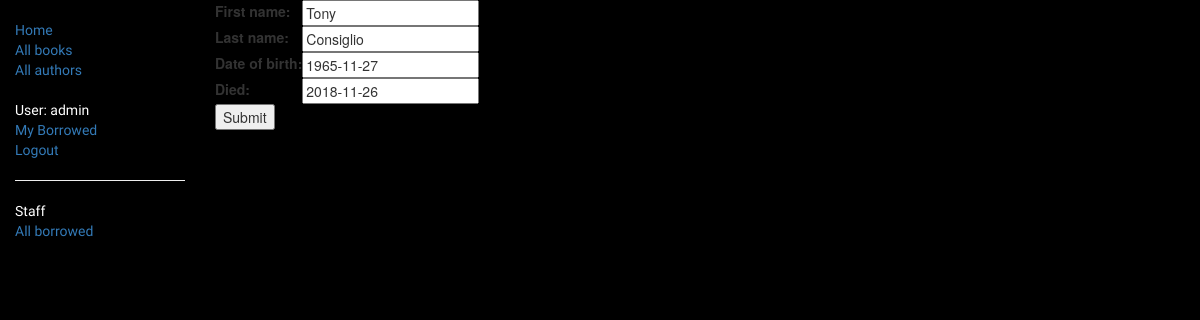
Screenshot of /catalog/author/1/update/ (signed in) with the database file from the repository.
### catalog/models.py (models this page shows, shortened)
class Author(models.Model):
    first_name = models.CharField(max_length=100)
    last_name = models.CharField(max_length=100)
    date_of_birth = models.DateField(null=True, blank=True)
    date_of_death = models.DateField('died', null=True, blank=True)
    class Meta:
        ordering = ['last_name', 'first_name']

### catalog/views.py (the view)
# urls.py: path('author/<int:pk>/update/', views.AuthorUpdate.as_view(), name='author_update'),
class AuthorUpdate(PermissionRequiredMixin, UpdateView):
    model = Author
    fields = ['first_name', 'last_name', 'date_of_birth', 'date_of_death']
    permission_required = 'catalog.can_mark_returned'

### catalog/templates/catalog/author_form.html (shortened to what this page needs)
{% extends "base_generic.html" %}
{% block content %}
<form action="" method="post">
    <table>
    {{ form.as_table }}
    </table>
    <input type="submit" value="Submit" />
</form>
{% endblock %}

### catalog/templates/base_generic.html (shortened to what this page needs)
<!DOCTYPE html>
<html lang="en">
<head>
  <link rel="stylesheet" href="https://maxcdn.bootstrapcdn.com/bootstrap/3.3.7/css/bootstrap.min.css">
  {% load static %}
  <link rel="stylesheet" href="{% static 'css/styles.css' %}">
</head>
<body>
<div class="container-fluid">
<div class="row">
  <div class="col-sm-2">
  {% block sidebar %}
  <ul class="sidebar-nav">
    <li><a href="{% url 'index' %}">Home</a></li>
    <li><a href="{% url 'books' %}">All books</a></li>
    <li><a href="{% url 'authors' %}">All authors</a></li>
  </ul>
  <ul class="sidebar-nav">
   {% if user.is_authenticated %}
     <li>User: {{ user.get_username }}</li>
     <li><a href="{% url 'my-borrowed' %}">My Borrowed</a></li>
     <li><a href="{% url 'logout'%}?next={{request.path}}">Logout</a></li>
   {% else %}
     <li><a href="{% url 'login'%}?next={{request.path}}">Login</a></li>
   {% endif %}
  </ul>
   {% if user.is_staff %}
   <hr />
   <ul class="sidebar-nav">
   <li>Staff</li>
   {% if perms.catalog.can_mark_returned %}
   <li><a href="{% url 'all-borrowed' %}">All borrowed</a></li>
   {% endif %}
   </ul>
    {% endif %}
{% endblock %}
  </div>
  <div class="col-sm-10 ">
  {% block content %}{% endblock %}
  </div>
</div>
</div>
</body>
</html>

### catalog/static/css/styles.css (style rules this page uses)
.sidebar-nav { margin-top: 20px; padding: 0; list-style: none; }
h1, h2, h3, h4, ul, p { font-family: 'Fontdiner Swanky', cursive; color: white; }
html, body { background-color: black; }

### rows the page displays
Author: first_name "Tony", last_name "Consiglio", date_of_birth "1965-11-27", date_of_death "2018-11-26"

### other values shown
{{ user.get_username }} "admin"
